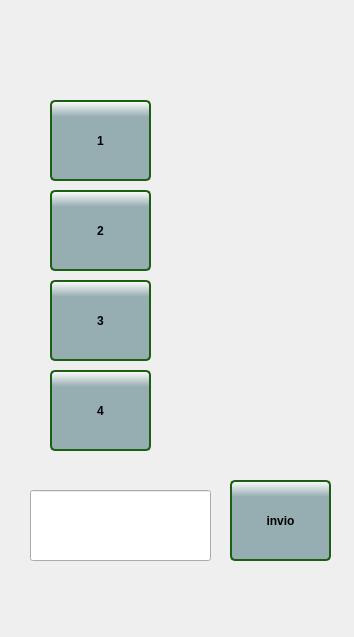
<?xml version="1.0" encoding="UTF-8"?>
<ui version="4.0">
 <class>MainWindow</class>
 <widget class="QMainWindow" name="MainWindow">
  <property name="geometry">
   <rect>
    <x>0</x>
    <y>0</y>
    <width>354</width>
    <height>637</height>
   </rect>
  </property>
  <property name="sizePolicy">
   <sizepolicy hsizetype="MinimumExpanding" vsizetype="Expanding">
    <horstretch>0</horstretch>
    <verstretch>0</verstretch>
   </sizepolicy>
  </property>
  <property name="maximumSize">
   <size>
    <width>1250</width>
    <height>900</height>
   </size>
  </property>
  <property name="windowTitle">
   <string>MainWindow</string>
  </property>
  <property name="styleSheet">
   <string notr="true"/>
  </property>
  <widget class="QWidget" name="centralWidget">
   <property name="maximumSize">
    <size>
     <width>1240</width>
     <height>903</height>
    </size>
   </property>
   <property name="styleSheet">
    <string notr="true"/>
   </property>
   <widget class="QPushButton" name="hal_cmd_1">
    <property name="geometry">
     <rect>
      <x>50</x>
      <y>100</y>
      <width>101</width>
      <height>81</height>
     </rect>
    </property>
    <property name="styleSheet">
     <string notr="true">QPushButton {font-weight: bold;color: black; border: 2px solid #1c5e12;border-radius: 5px;background: rgba(242, 242, 242, 150); background-color: qlineargradient(x1: 0, y1: 0, x2: 0, y2: 1,stop: 0 #FFFFFD, stop: 0.2 #96ADB2);min-width: 41px;}
QPushButton:pressed{font-weight: bold;color: black;background-color: qlineargradient(x1: 0, y1: 0, x2: 0, y2: 1,stop: 0 #6F7E81, stop: 0.2 #DCF6FC);border-color: #27d404; border-width: 3px;}
QPushButton:flat {border: none;}
QPushButton:default { border-color: cyan;}</string>
    </property>
    <property name="text">
     <string>1</string>
    </property>
   </widget>
   <widget class="QPushButton" name="hal_cmd_2">
    <property name="geometry">
     <rect>
      <x>50</x>
      <y>190</y>
      <width>101</width>
      <height>81</height>
     </rect>
    </property>
    <property name="styleSheet">
     <string notr="true">QPushButton {font-weight: bold;color: black; border: 2px solid #1c5e12;border-radius: 5px;background: rgba(242, 242, 242, 150); background-color: qlineargradient(x1: 0, y1: 0, x2: 0, y2: 1,stop: 0 #FFFFFD, stop: 0.2 #96ADB2);min-width: 41px;}
QPushButton:checked{font-weight: bold;color: black;background-color: qlineargradient(x1: 0, y1: 0, x2: 0, y2: 1,stop: 0 #6F7E81, stop: 0.2 #DCF6FC);border-color: #27d404; border-width: 3px;}
QPushButton:flat {border: none;}
QPushButton:default { border-color: cyan;}</string>
    </property>
    <property name="text">
     <string>2</string>
    </property>
    <property name="checkable">
     <bool>true</bool>
    </property>
   </widget>
   <widget class="QPushButton" name="hal_cmd_3">
    <property name="geometry">
     <rect>
      <x>50</x>
      <y>280</y>
      <width>101</width>
      <height>81</height>
     </rect>
    </property>
    <property name="styleSheet">
     <string notr="true">QPushButton {font-weight: bold;color: black; border: 2px solid #1c5e12;border-radius: 5px;background: rgba(242, 242, 242, 150); background-color: qlineargradient(x1: 0, y1: 0, x2: 0, y2: 1,stop: 0 #FFFFFD, stop: 0.2 #96ADB2);min-width: 41px;}
QPushButton:checked{font-weight: bold;color: black;background-color: qlineargradient(x1: 0, y1: 0, x2: 0, y2: 1,stop: 0 #6F7E81, stop: 0.2 #DCF6FC);border-color: #27d404; border-width: 3px;}
QPushButton:flat {border: none;}
QPushButton:default { border-color: cyan;}</string>
    </property>
    <property name="text">
     <string>3</string>
    </property>
    <property name="checkable">
     <bool>true</bool>
    </property>
   </widget>
   <widget class="QPushButton" name="hal_cmd_4">
    <property name="geometry">
     <rect>
      <x>50</x>
      <y>370</y>
      <width>101</width>
      <height>81</height>
     </rect>
    </property>
    <property name="styleSheet">
     <string notr="true">QPushButton {font-weight: bold;color: black; border: 2px solid #1c5e12;border-radius: 5px;background: rgba(242, 242, 242, 150); background-color: qlineargradient(x1: 0, y1: 0, x2: 0, y2: 1,stop: 0 #FFFFFD, stop: 0.2 #96ADB2);min-width: 41px;}
QPushButton:pressed{font-weight: bold;color: black;background-color: qlineargradient(x1: 0, y1: 0, x2: 0, y2: 1,stop: 0 #6F7E81, stop: 0.2 #DCF6FC);border-color: #27d404; border-width: 3px;}
QPushButton:flat {border: none;}
QPushButton:default { border-color: cyan;}</string>
    </property>
    <property name="text">
     <string>4</string>
    </property>
   </widget>
   <widget class="QLineEdit" name="hal_float">
    <property name="geometry">
     <rect>
      <x>30</x>
      <y>490</y>
      <width>181</width>
      <height>71</height>
     </rect>
    </property>
   </widget>
   <widget class="QPushButton" name="hal_cmd_5">
    <property name="geometry">
     <rect>
      <x>230</x>
      <y>480</y>
      <width>101</width>
      <height>81</height>
     </rect>
    </property>
    <property name="styleSheet">
     <string notr="true">QPushButton {font-weight: bold;color: black; border: 2px solid #1c5e12;border-radius: 5px;background: rgba(242, 242, 242, 150); background-color: qlineargradient(x1: 0, y1: 0, x2: 0, y2: 1,stop: 0 #FFFFFD, stop: 0.2 #96ADB2);min-width: 41px;}
QPushButton:pressed{font-weight: bold;color: black;background-color: qlineargradient(x1: 0, y1: 0, x2: 0, y2: 1,stop: 0 #6F7E81, stop: 0.2 #DCF6FC);border-color: #27d404; border-width: 3px;}
QPushButton:flat {border: none;}
QPushButton:default { border-color: cyan;}</string>
    </property>
    <property name="text">
     <string>invio</string>
    </property>
   </widget>
   <widget class="WLED" name="wled_PLC_0_0">
    <property name="geometry">
     <rect>
      <x>30</x>
      <y>20</y>
      <width>20</width>
      <height>20</height>
     </rect>
    </property>
    <property name="font">
     <font>
      <family>Tlwg Typo</family>
     </font>
    </property>
    <property name="diameter">
     <double>6.000000000000000</double>
    </property>
    <property name="color">
     <color>
      <red>46</red>
      <green>194</green>
      <blue>126</blue>
     </color>
    </property>
    <property name="state">
     <bool>false</bool>
    </property>
    <property name="flashing">
     <bool>false</bool>
    </property>
    <property name="flashRate">
     <number>300</number>
    </property>
   </widget>
   <widget class="WLED" name="wled_PLC_0_1">
    <property name="geometry">
     <rect>
      <x>60</x>
      <y>20</y>
      <width>20</width>
      <height>20</height>
     </rect>
    </property>
    <property name="font">
     <font>
      <family>Tlwg Typo</family>
     </font>
    </property>
    <property name="diameter">
     <double>6.000000000000000</double>
    </property>
    <property name="color">
     <color>
      <red>46</red>
      <green>194</green>
      <blue>126</blue>
     </color>
    </property>
    <property name="state">
     <bool>false</bool>
    </property>
    <property name="flashing">
     <bool>false</bool>
    </property>
    <property name="flashRate">
     <number>300</number>
    </property>
   </widget>
   <widget class="WLED" name="wled_PLC_0_2">
    <property name="geometry">
     <rect>
      <x>90</x>
      <y>20</y>
      <width>20</width>
      <height>20</height>
     </rect>
    </property>
    <property name="font">
     <font>
      <family>Tlwg Typo</family>
     </font>
    </property>
    <property name="diameter">
     <double>6.000000000000000</double>
    </property>
    <property name="color">
     <color>
      <red>46</red>
      <green>194</green>
      <blue>126</blue>
     </color>
    </property>
    <property name="state">
     <bool>false</bool>
    </property>
    <property name="flashing">
     <bool>false</bool>
    </property>
    <property name="flashRate">
     <number>300</number>
    </property>
   </widget>
   <widget class="WLED" name="wled_PLC_0_3">
    <property name="geometry">
     <rect>
      <x>120</x>
      <y>20</y>
      <width>20</width>
      <height>20</height>
     </rect>
    </property>
    <property name="font">
     <font>
      <family>Tlwg Typo</family>
     </font>
    </property>
    <property name="diameter">
     <double>6.000000000000000</double>
    </property>
    <property name="color">
     <color>
      <red>46</red>
      <green>194</green>
      <blue>126</blue>
     </color>
    </property>
    <property name="state">
     <bool>false</bool>
    </property>
    <property name="flashing">
     <bool>false</bool>
    </property>
    <property name="flashRate">
     <number>300</number>
    </property>
   </widget>
   <widget class="WLED" name="wled_PLC_0_4">
    <property name="geometry">
     <rect>
      <x>150</x>
      <y>20</y>
      <width>20</width>
      <height>20</height>
     </rect>
    </property>
    <property name="font">
     <font>
      <family>Tlwg Typo</family>
     </font>
    </property>
    <property name="diameter">
     <double>6.000000000000000</double>
    </property>
    <property name="color">
     <color>
      <red>46</red>
      <green>194</green>
      <blue>126</blue>
     </color>
    </property>
    <property name="state">
     <bool>false</bool>
    </property>
    <property name="flashing">
     <bool>false</bool>
    </property>
    <property name="flashRate">
     <number>300</number>
    </property>
   </widget>
   <widget class="WLED" name="wled_PLC_0_5">
    <property name="geometry">
     <rect>
      <x>180</x>
      <y>20</y>
      <width>20</width>
      <height>20</height>
     </rect>
    </property>
    <property name="font">
     <font>
      <family>Tlwg Typo</family>
     </font>
    </property>
    <property name="diameter">
     <double>6.000000000000000</double>
    </property>
    <property name="color">
     <color>
      <red>46</red>
      <green>194</green>
      <blue>126</blue>
     </color>
    </property>
    <property name="state">
     <bool>false</bool>
    </property>
    <property name="flashing">
     <bool>false</bool>
    </property>
    <property name="flashRate">
     <number>300</number>
    </property>
   </widget>
   <widget class="WLED" name="wled_PLC_0_6">
    <property name="geometry">
     <rect>
      <x>210</x>
      <y>20</y>
      <width>20</width>
      <height>20</height>
     </rect>
    </property>
    <property name="font">
     <font>
      <family>Tlwg Typo</family>
     </font>
    </property>
    <property name="diameter">
     <double>6.000000000000000</double>
    </property>
    <property name="color">
     <color>
      <red>46</red>
      <green>194</green>
      <blue>126</blue>
     </color>
    </property>
    <property name="state">
     <bool>false</bool>
    </property>
    <property name="flashing">
     <bool>false</bool>
    </property>
    <property name="flashRate">
     <number>300</number>
    </property>
   </widget>
   <widget class="WLED" name="wled_PLC_0_7">
    <property name="geometry">
     <rect>
      <x>240</x>
      <y>20</y>
      <width>20</width>
      <height>20</height>
     </rect>
    </property>
    <property name="font">
     <font>
      <family>Tlwg Typo</family>
     </font>
    </property>
    <property name="diameter">
     <double>6.000000000000000</double>
    </property>
    <property name="color">
     <color>
      <red>46</red>
      <green>194</green>
      <blue>126</blue>
     </color>
    </property>
    <property name="state">
     <bool>false</bool>
    </property>
    <property name="flashing">
     <bool>false</bool>
    </property>
    <property name="flashRate">
     <number>300</number>
    </property>
   </widget>
   <widget class="WLED" name="wled_PLC_0_8">
    <property name="geometry">
     <rect>
      <x>270</x>
      <y>20</y>
      <width>20</width>
      <height>20</height>
     </rect>
    </property>
    <property name="font">
     <font>
      <family>Tlwg Typo</family>
     </font>
    </property>
    <property name="diameter">
     <double>6.000000000000000</double>
    </property>
    <property name="color">
     <color>
      <red>46</red>
      <green>194</green>
      <blue>126</blue>
     </color>
    </property>
    <property name="state">
     <bool>false</bool>
    </property>
    <property name="flashing">
     <bool>false</bool>
    </property>
    <property name="flashRate">
     <number>300</number>
    </property>
   </widget>
   <widget class="WLED" name="wled_PLC_0_9">
    <property name="geometry">
     <rect>
      <x>290</x>
      <y>20</y>
      <width>20</width>
      <height>20</height>
     </rect>
    </property>
    <property name="font">
     <font>
      <family>Tlwg Typo</family>
     </font>
    </property>
    <property name="diameter">
     <double>6.000000000000000</double>
    </property>
    <property name="color">
     <color>
      <red>46</red>
      <green>194</green>
      <blue>126</blue>
     </color>
    </property>
    <property name="state">
     <bool>false</bool>
    </property>
    <property name="flashing">
     <bool>false</bool>
    </property>
    <property name="flashRate">
     <number>300</number>
    </property>
   </widget>
   <widget class="WLED" name="wled_PLC_0_10">
    <property name="geometry">
     <rect>
      <x>310</x>
      <y>20</y>
      <width>20</width>
      <height>20</height>
     </rect>
    </property>
    <property name="font">
     <font>
      <family>Tlwg Typo</family>
     </font>
    </property>
    <property name="diameter">
     <double>6.000000000000000</double>
    </property>
    <property name="color">
     <color>
      <red>46</red>
      <green>194</green>
      <blue>126</blue>
     </color>
    </property>
    <property name="state">
     <bool>false</bool>
    </property>
    <property name="flashing">
     <bool>false</bool>
    </property>
    <property name="flashRate">
     <number>300</number>
    </property>
   </widget>
   <widget class="WLED" name="wled_PLCO_0_8">
    <property name="geometry">
     <rect>
      <x>270</x>
      <y>60</y>
      <width>20</width>
      <height>20</height>
     </rect>
    </property>
    <property name="font">
     <font>
      <family>Tlwg Typo</family>
     </font>
    </property>
    <property name="diameter">
     <double>6.000000000000000</double>
    </property>
    <property name="color">
     <color>
      <red>145</red>
      <green>65</green>
      <blue>172</blue>
     </color>
    </property>
    <property name="state">
     <bool>false</bool>
    </property>
    <property name="flashing">
     <bool>false</bool>
    </property>
    <property name="flashRate">
     <number>300</number>
    </property>
   </widget>
   <widget class="WLED" name="wled_PLCO_0_9">
    <property name="geometry">
     <rect>
      <x>290</x>
      <y>60</y>
      <width>20</width>
      <height>20</height>
     </rect>
    </property>
    <property name="font">
     <font>
      <family>Tlwg Typo</family>
     </font>
    </property>
    <property name="diameter">
     <double>6.000000000000000</double>
    </property>
    <property name="color">
     <color>
      <red>145</red>
      <green>65</green>
      <blue>172</blue>
     </color>
    </property>
    <property name="state">
     <bool>false</bool>
    </property>
    <property name="flashing">
     <bool>false</bool>
    </property>
    <property name="flashRate">
     <number>300</number>
    </property>
   </widget>
   <widget class="WLED" name="wled_PLCO_0_1">
    <property name="geometry">
     <rect>
      <x>60</x>
      <y>60</y>
      <width>20</width>
      <height>20</height>
     </rect>
    </property>
    <property name="font">
     <font>
      <family>Tlwg Typo</family>
     </font>
    </property>
    <property name="diameter">
     <double>6.000000000000000</double>
    </property>
    <property name="color">
     <color>
      <red>145</red>
      <green>65</green>
      <blue>172</blue>
     </color>
    </property>
    <property name="state">
     <bool>false</bool>
    </property>
    <property name="flashing">
     <bool>false</bool>
    </property>
    <property name="flashRate">
     <number>300</number>
    </property>
   </widget>
   <widget class="WLED" name="wled_PLCO_0_7">
    <property name="geometry">
     <rect>
      <x>240</x>
      <y>60</y>
      <width>20</width>
      <height>20</height>
     </rect>
    </property>
    <property name="font">
     <font>
      <family>Tlwg Typo</family>
     </font>
    </property>
    <property name="diameter">
     <double>6.000000000000000</double>
    </property>
    <property name="color">
     <color>
      <red>145</red>
      <green>65</green>
      <blue>172</blue>
     </color>
    </property>
    <property name="state">
     <bool>false</bool>
    </property>
    <property name="flashing">
     <bool>false</bool>
    </property>
    <property name="flashRate">
     <number>300</number>
    </property>
   </widget>
   <widget class="WLED" name="wled_PLCO_0_5">
    <property name="geometry">
     <rect>
      <x>180</x>
      <y>60</y>
      <width>20</width>
      <height>20</height>
     </rect>
    </property>
    <property name="font">
     <font>
      <family>Tlwg Typo</family>
     </font>
    </property>
    <property name="diameter">
     <double>6.000000000000000</double>
    </property>
    <property name="color">
     <color>
      <red>145</red>
      <green>65</green>
      <blue>172</blue>
     </color>
    </property>
    <property name="state">
     <bool>false</bool>
    </property>
    <property name="flashing">
     <bool>false</bool>
    </property>
    <property name="flashRate">
     <number>300</number>
    </property>
   </widget>
   <widget class="WLED" name="wled_PLCO_0_10">
    <property name="geometry">
     <rect>
      <x>310</x>
      <y>60</y>
      <width>20</width>
      <height>20</height>
     </rect>
    </property>
    <property name="font">
     <font>
      <family>Tlwg Typo</family>
     </font>
    </property>
    <property name="diameter">
     <double>6.000000000000000</double>
    </property>
    <property name="color">
     <color>
      <red>145</red>
      <green>65</green>
      <blue>172</blue>
     </color>
    </property>
    <property name="state">
     <bool>false</bool>
    </property>
    <property name="flashing">
     <bool>false</bool>
    </property>
    <property name="flashRate">
     <number>300</number>
    </property>
   </widget>
   <widget class="WLED" name="wled_PLCO_0_0">
    <property name="geometry">
     <rect>
      <x>30</x>
      <y>60</y>
      <width>20</width>
      <height>20</height>
     </rect>
    </property>
    <property name="font">
     <font>
      <family>Tlwg Typo</family>
     </font>
    </property>
    <property name="diameter">
     <double>6.000000000000000</double>
    </property>
    <property name="color">
     <color>
      <red>145</red>
      <green>65</green>
      <blue>172</blue>
     </color>
    </property>
    <property name="state">
     <bool>false</bool>
    </property>
    <property name="flashing">
     <bool>false</bool>
    </property>
    <property name="flashRate">
     <number>300</number>
    </property>
   </widget>
   <widget class="WLED" name="wled_PLCO_0_4">
    <property name="geometry">
     <rect>
      <x>150</x>
      <y>60</y>
      <width>20</width>
      <height>20</height>
     </rect>
    </property>
    <property name="font">
     <font>
      <family>Tlwg Typo</family>
     </font>
    </property>
    <property name="diameter">
     <double>6.000000000000000</double>
    </property>
    <property name="color">
     <color>
      <red>145</red>
      <green>65</green>
      <blue>172</blue>
     </color>
    </property>
    <property name="state">
     <bool>false</bool>
    </property>
    <property name="flashing">
     <bool>false</bool>
    </property>
    <property name="flashRate">
     <number>300</number>
    </property>
   </widget>
   <widget class="WLED" name="wled_PLCO_0_6">
    <property name="geometry">
     <rect>
      <x>210</x>
      <y>60</y>
      <width>20</width>
      <height>20</height>
     </rect>
    </property>
    <property name="font">
     <font>
      <family>Tlwg Typo</family>
     </font>
    </property>
    <property name="diameter">
     <double>6.000000000000000</double>
    </property>
    <property name="color">
     <color>
      <red>145</red>
      <green>65</green>
      <blue>172</blue>
     </color>
    </property>
    <property name="state">
     <bool>false</bool>
    </property>
    <property name="flashing">
     <bool>false</bool>
    </property>
    <property name="flashRate">
     <number>300</number>
    </property>
   </widget>
   <widget class="WLED" name="wled_PLCO_0_3">
    <property name="geometry">
     <rect>
      <x>120</x>
      <y>60</y>
      <width>20</width>
      <height>20</height>
     </rect>
    </property>
    <property name="font">
     <font>
      <family>Tlwg Typo</family>
     </font>
    </property>
    <property name="diameter">
     <double>6.000000000000000</double>
    </property>
    <property name="color">
     <color>
      <red>145</red>
      <green>65</green>
      <blue>172</blue>
     </color>
    </property>
    <property name="state">
     <bool>false</bool>
    </property>
    <property name="flashing">
     <bool>false</bool>
    </property>
    <property name="flashRate">
     <number>300</number>
    </property>
   </widget>
   <widget class="WLED" name="wled_PLCO_0_2">
    <property name="geometry">
     <rect>
      <x>90</x>
      <y>60</y>
      <width>20</width>
      <height>20</height>
     </rect>
    </property>
    <property name="font">
     <font>
      <family>Tlwg Typo</family>
     </font>
    </property>
    <property name="diameter">
     <double>6.000000000000000</double>
    </property>
    <property name="color">
     <color>
      <red>145</red>
      <green>65</green>
      <blue>172</blue>
     </color>
    </property>
    <property name="state">
     <bool>false</bool>
    </property>
    <property name="flashing">
     <bool>false</bool>
    </property>
    <property name="flashRate">
     <number>300</number>
    </property>
   </widget>
  </widget>
 </widget>
 <layoutdefault spacing="6" margin="11"/>
 <customwidgets>
  <customwidget>
   <class>WLED</class>
   <extends>QWidget</extends>
   <header>WLED.h</header>
  </customwidget>
 </customwidgets>
 <resources/>
 <connections/>
</ui>
